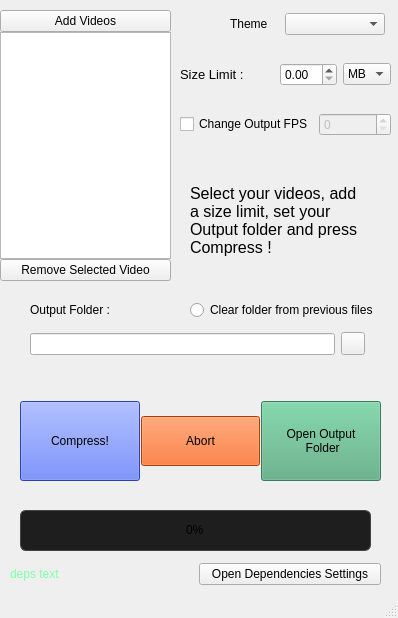
<?xml version="1.0" encoding="UTF-8"?>
<ui version="4.0">
 <class>MainWindow</class>
 <widget class="QMainWindow" name="MainWindow">
  <property name="enabled">
   <bool>true</bool>
  </property>
  <property name="geometry">
   <rect>
    <x>0</x>
    <y>0</y>
    <width>398</width>
    <height>618</height>
   </rect>
  </property>
  <property name="windowTitle">
   <string>MainWindow</string>
  </property>
  <widget class="QWidget" name="centralwidget">
   <widget class="QProgressBar" name="progressBar">
    <property name="geometry">
     <rect>
      <x>20</x>
      <y>510</y>
      <width>351</width>
      <height>41</height>
     </rect>
    </property>
    <property name="minimumSize">
     <size>
      <width>2</width>
      <height>0</height>
     </size>
    </property>
    <property name="autoFillBackground">
     <bool>false</bool>
    </property>
    <property name="styleSheet">
     <string notr="true">        QProgressBar {
          height: 22px;
         border: 1px solid #444;
          border-radius: 6px;
          background-color: #1e1e1e;
          text-align: center;
        }
       QProgressBar::chunk {
         background-color: qlineargradient(
            x1:0, y1:0, x2:1, y2:0, 
            stop:0 #4fc3f7, stop:1 #0288d1
          );
          border-radius: 6px;
        }</string>
    </property>
    <property name="value">
     <number>0</number>
    </property>
   </widget>
   <widget class="QLabel" name="label_log">
    <property name="geometry">
     <rect>
      <x>190</x>
      <y>150</y>
      <width>171</width>
      <height>141</height>
     </rect>
    </property>
    <property name="font">
     <font>
      <pointsize>12</pointsize>
     </font>
    </property>
    <property name="text">
     <string>Select your videos, add a size limit, set your
Output folder and press Compress !</string>
    </property>
    <property name="textFormat">
     <enum>Qt::PlainText</enum>
    </property>
    <property name="scaledContents">
     <bool>true</bool>
    </property>
    <property name="wordWrap">
     <bool>true</bool>
    </property>
    <property name="indent">
     <number>-1</number>
    </property>
   </widget>
   <widget class="QLabel" name="label_4">
    <property name="geometry">
     <rect>
      <x>10</x>
      <y>620</y>
      <width>371</width>
      <height>111</height>
     </rect>
    </property>
    <property name="font">
     <font>
      <pointsize>9</pointsize>
     </font>
    </property>
    <property name="text">
     <string>To get FFMPEG and FFPROBE working, either download them from the github page or from their official page.
Then place them in the &quot;deps&quot; folder of the application
Press &quot;Refresh Dependencies&quot; to refresh
Note : Both FFMPEG and FFPROBE can and will be used via the env variables if one is set and if they're not detected locally</string>
    </property>
    <property name="wordWrap">
     <bool>true</bool>
    </property>
   </widget>
   <widget class="QWidget" name="layoutWidget">
    <property name="geometry">
     <rect>
      <x>230</x>
      <y>10</y>
      <width>155</width>
      <height>28</height>
     </rect>
    </property>
    <layout class="QHBoxLayout" name="horizontalLayout_2">
     <item>
      <widget class="QLabel" name="label_5">
       <property name="sizePolicy">
        <sizepolicy hsizetype="Expanding" vsizetype="Preferred">
         <horstretch>0</horstretch>
         <verstretch>0</verstretch>
        </sizepolicy>
       </property>
       <property name="text">
        <string>Theme</string>
       </property>
      </widget>
     </item>
     <item>
      <widget class="QComboBox" name="comboBox_theme">
       <property name="sizePolicy">
        <sizepolicy hsizetype="Expanding" vsizetype="Fixed">
         <horstretch>0</horstretch>
         <verstretch>0</verstretch>
        </sizepolicy>
       </property>
       <property name="minimumSize">
        <size>
         <width>100</width>
         <height>0</height>
        </size>
       </property>
      </widget>
     </item>
    </layout>
   </widget>
   <widget class="QWidget" name="layoutWidget">
    <property name="geometry">
     <rect>
      <x>180</x>
      <y>60</y>
      <width>211</width>
      <height>29</height>
     </rect>
    </property>
    <layout class="QHBoxLayout" name="horizontalLayout_3">
     <item>
      <widget class="QLabel" name="label">
       <property name="sizePolicy">
        <sizepolicy hsizetype="Expanding" vsizetype="Preferred">
         <horstretch>0</horstretch>
         <verstretch>0</verstretch>
        </sizepolicy>
       </property>
       <property name="font">
        <font>
         <pointsize>10</pointsize>
        </font>
       </property>
       <property name="text">
        <string>Size Limit :</string>
       </property>
      </widget>
     </item>
     <item>
      <widget class="QDoubleSpinBox" name="doubleSpinBox_finalSize"/>
     </item>
     <item>
      <widget class="QComboBox" name="comboBox_finalSizeType">
       <property name="currentIndex">
        <number>5</number>
       </property>
       <item>
        <property name="text">
         <string>b</string>
        </property>
       </item>
       <item>
        <property name="text">
         <string>B</string>
        </property>
       </item>
       <item>
        <property name="text">
         <string>Kb</string>
        </property>
       </item>
       <item>
        <property name="text">
         <string>KB</string>
        </property>
       </item>
       <item>
        <property name="text">
         <string>Mb</string>
        </property>
       </item>
       <item>
        <property name="text">
         <string>MB</string>
        </property>
       </item>
       <item>
        <property name="text">
         <string>Gb</string>
        </property>
       </item>
       <item>
        <property name="text">
         <string>GB</string>
        </property>
       </item>
      </widget>
     </item>
    </layout>
   </widget>
   <widget class="QWidget" name="layoutWidget">
    <property name="geometry">
     <rect>
      <x>180</x>
      <y>110</y>
      <width>211</width>
      <height>29</height>
     </rect>
    </property>
    <layout class="QHBoxLayout" name="horizontalLayout_4">
     <property name="sizeConstraint">
      <enum>QLayout::SetDefaultConstraint</enum>
     </property>
     <item>
      <widget class="QCheckBox" name="checkBox_outputFPS">
       <property name="sizePolicy">
        <sizepolicy hsizetype="Expanding" vsizetype="Fixed">
         <horstretch>0</horstretch>
         <verstretch>0</verstretch>
        </sizepolicy>
       </property>
       <property name="text">
        <string>Change Output FPS</string>
       </property>
       <property name="tristate">
        <bool>false</bool>
       </property>
      </widget>
     </item>
     <item>
      <widget class="QSpinBox" name="spinBox_outputFPS">
       <property name="enabled">
        <bool>false</bool>
       </property>
       <property name="sizePolicy">
        <sizepolicy hsizetype="MinimumExpanding" vsizetype="Fixed">
         <horstretch>0</horstretch>
         <verstretch>0</verstretch>
        </sizepolicy>
       </property>
       <property name="maximum">
        <number>999</number>
       </property>
      </widget>
     </item>
    </layout>
   </widget>
   <widget class="QWidget" name="">
    <property name="geometry">
     <rect>
      <x>30</x>
      <y>300</y>
      <width>348</width>
      <height>62</height>
     </rect>
    </property>
    <layout class="QVBoxLayout" name="verticalLayout">
     <item>
      <layout class="QHBoxLayout" name="horizontalLayout_5">
       <item>
        <widget class="QLabel" name="label_2">
         <property name="text">
          <string>Output Folder :</string>
         </property>
        </widget>
       </item>
       <item>
        <widget class="QRadioButton" name="radioButton_clearOutputFolder">
         <property name="toolTip">
          <string extracomment="test"/>
         </property>
         <property name="text">
          <string>Clear folder from previous files</string>
         </property>
        </widget>
       </item>
      </layout>
     </item>
     <item>
      <layout class="QHBoxLayout" name="horizontalLayout">
       <item>
        <widget class="QLineEdit" name="lineEdit_outputFolder">
         <property name="readOnly">
          <bool>true</bool>
         </property>
        </widget>
       </item>
       <item>
        <widget class="QToolButton" name="toolButton_choseOutputFolder">
         <property name="text">
          <string/>
         </property>
         <property name="icon">
          <iconset theme="QIcon::ThemeIcon::FolderOpen">
           <normaloff>.</normaloff>.</iconset>
         </property>
        </widget>
       </item>
       <item>
        <widget class="QLabel" name="label_3">
         <property name="text">
          <string/>
         </property>
        </widget>
       </item>
      </layout>
     </item>
    </layout>
   </widget>
   <widget class="QWidget" name="">
    <property name="geometry">
     <rect>
      <x>0</x>
      <y>10</y>
      <width>171</width>
      <height>271</height>
     </rect>
    </property>
    <layout class="QVBoxLayout" name="verticalLayout_2">
     <property name="spacing">
      <number>0</number>
     </property>
     <item>
      <widget class="QPushButton" name="button_AddVideos">
       <property name="text">
        <string>Add Videos</string>
       </property>
      </widget>
     </item>
     <item>
      <widget class="QListWidget" name="videoList">
       <property name="alternatingRowColors">
        <bool>true</bool>
       </property>
       <property name="iconSize">
        <size>
         <width>32</width>
         <height>32</height>
        </size>
       </property>
       <property name="verticalScrollMode">
        <enum>QAbstractItemView::ScrollPerItem</enum>
       </property>
       <property name="horizontalScrollMode">
        <enum>QAbstractItemView::ScrollPerItem</enum>
       </property>
       <property name="movement">
        <enum>QListView::Static</enum>
       </property>
       <property name="viewMode">
        <enum>QListView::ListMode</enum>
       </property>
       <property name="uniformItemSizes">
        <bool>true</bool>
       </property>
      </widget>
     </item>
     <item>
      <widget class="QPushButton" name="button_removeSelectedVideo">
       <property name="text">
        <string>Remove Selected Video</string>
       </property>
      </widget>
     </item>
    </layout>
   </widget>
   <widget class="QWidget" name="">
    <property name="geometry">
     <rect>
      <x>20</x>
      <y>390</y>
      <width>361</width>
      <height>102</height>
     </rect>
    </property>
    <layout class="QHBoxLayout" name="horizontalLayout_6" stretch="0,0,0">
     <property name="spacing">
      <number>1</number>
     </property>
     <property name="bottomMargin">
      <number>0</number>
     </property>
     <item>
      <widget class="QPushButton" name="pushButton_compress">
       <property name="minimumSize">
        <size>
         <width>0</width>
         <height>80</height>
        </size>
       </property>
       <property name="styleSheet">
        <string notr="true">background-color: rgb(57, 93, 255);</string>
       </property>
       <property name="text">
        <string>Compress!</string>
       </property>
       <property name="autoDefault">
        <bool>false</bool>
       </property>
       <property name="default">
        <bool>false</bool>
       </property>
       <property name="flat">
        <bool>false</bool>
       </property>
      </widget>
     </item>
     <item>
      <widget class="QPushButton" name="pushButton_abort">
       <property name="minimumSize">
        <size>
         <width>0</width>
         <height>50</height>
        </size>
       </property>
       <property name="styleSheet">
        <string notr="true">background-color: rgb(255, 85, 0);</string>
       </property>
       <property name="text">
        <string>Abort</string>
       </property>
       <property name="default">
        <bool>false</bool>
       </property>
      </widget>
     </item>
     <item>
      <widget class="QPushButton" name="pushButton_open_output_folder">
       <property name="minimumSize">
        <size>
         <width>0</width>
         <height>80</height>
        </size>
       </property>
       <property name="styleSheet">
        <string notr="true">background-color: rgb(85, 170, 127);</string>
       </property>
       <property name="text">
        <string>Open Output
 Folder</string>
       </property>
       <property name="default">
        <bool>false</bool>
       </property>
      </widget>
     </item>
    </layout>
   </widget>
   <widget class="QWidget" name="">
    <property name="geometry">
     <rect>
      <x>10</x>
      <y>560</y>
      <width>371</width>
      <height>28</height>
     </rect>
    </property>
    <layout class="QHBoxLayout" name="horizontalLayout_7">
     <item>
      <widget class="QLabel" name="label_dependencies_check">
       <property name="styleSheet">
        <string notr="true">color: rgb(126, 255, 169);</string>
       </property>
       <property name="text">
        <string>deps text</string>
       </property>
       <property name="wordWrap">
        <bool>true</bool>
       </property>
      </widget>
     </item>
     <item>
      <widget class="QPushButton" name="pushButton_open_settings">
       <property name="text">
        <string>Open Dependencies Settings</string>
       </property>
      </widget>
     </item>
    </layout>
   </widget>
   <widget class="QWidget" name="">
    <property name="geometry">
     <rect>
      <x>10</x>
      <y>720</y>
      <width>221</width>
      <height>101</height>
     </rect>
    </property>
    <layout class="QVBoxLayout" name="verticalLayout_3">
     <item>
      <widget class="QLabel" name="label_ffmpeg_detection">
       <property name="text">
        <string>FFMPEG is Detected</string>
       </property>
       <property name="wordWrap">
        <bool>true</bool>
       </property>
      </widget>
     </item>
     <item>
      <widget class="QLabel" name="label_ffprobe_detection">
       <property name="text">
        <string>FFPROBE is Not Detected</string>
       </property>
       <property name="wordWrap">
        <bool>true</bool>
       </property>
      </widget>
     </item>
    </layout>
   </widget>
   <widget class="QWidget" name="">
    <property name="geometry">
     <rect>
      <x>270</x>
      <y>720</y>
      <width>109</width>
      <height>102</height>
     </rect>
    </property>
    <layout class="QVBoxLayout" name="verticalLayout_4">
     <item>
      <widget class="QPushButton" name="pushButton_open_deps_folder">
       <property name="minimumSize">
        <size>
         <width>10</width>
         <height>50</height>
        </size>
       </property>
       <property name="text">
        <string>Deps Folder</string>
       </property>
      </widget>
     </item>
     <item>
      <widget class="QPushButton" name="pushButton_3">
       <property name="text">
        <string>Refresh
 Dependencies</string>
       </property>
      </widget>
     </item>
    </layout>
   </widget>
  </widget>
  <widget class="QMenuBar" name="menubar">
   <property name="geometry">
    <rect>
     <x>0</x>
     <y>0</y>
     <width>398</width>
     <height>23</height>
    </rect>
   </property>
  </widget>
  <widget class="QStatusBar" name="statusbar"/>
 </widget>
 <resources/>
 <connections/>
</ui>
